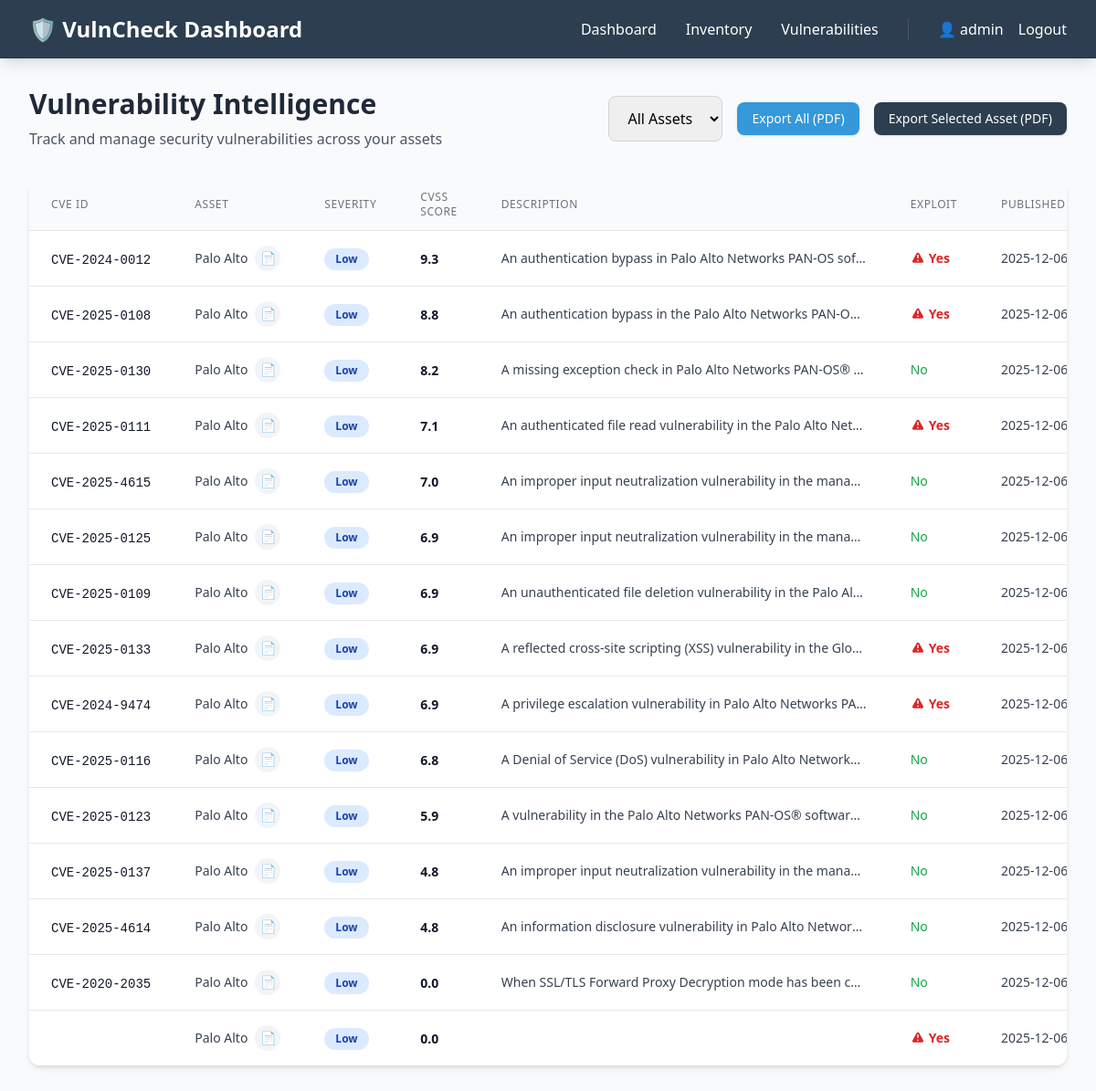
Screenshot of /vulnerabilities (signed in) with the database file from the repository.
### tables this page shows
CREATE TABLE users (
            id INTEGER PRIMARY KEY AUTOINCREMENT,
            username TEXT UNIQUE NOT NULL,
            email TEXT UNIQUE NOT NULL,
            password_hash TEXT NOT NULL,
            created_at TIMESTAMP DEFAULT CURRENT_TIMESTAMP
        );

CREATE TABLE vulnerabilities (
            id INTEGER PRIMARY KEY AUTOINCREMENT,
            cve_id TEXT UNIQUE NOT NULL,
            asset_id INTEGER,
            severity TEXT,
            cvss_score REAL,
            epss_score REAL,
            description TEXT,
            exploit_available INTEGER,
            public_exploit INTEGER,
            commercial_exploit INTEGER,
            weaponized_exploit INTEGER,
            published_date DATE,
            status TEXT,
            last_updated TIMESTAMP DEFAULT CURRENT_TIMESTAMP,
            FOREIGN KEY (asset_id) REFERENCES assets(id) ON DELETE CASCADE
        );

CREATE TABLE assets (
            id INTEGER PRIMARY KEY AUTOINCREMENT,
            name TEXT NOT NULL,
            type TEXT NOT NULL,
            cpe_string TEXT,
            ip_address TEXT,
            software TEXT,
            version TEXT,
            criticality TEXT,
            added_date DATE,
            user_id INTEGER,
            FOREIGN KEY (user_id) REFERENCES users(id)
        );

### app.py (the view)
@app.route('/vulnerabilities')
@login_required
def vulnerabilities_view():
    conn = get_db()
    cursor = conn.cursor()
    cursor.execute("SELECT * FROM assets WHERE user_id = ?", (current_user.id,))
    assets = [dict_from_row(row) for row in cursor.fetchall()]
    cursor.execute("""
        SELECT v.*, a.name as asset_name
        FROM vulnerabilities v
        JOIN assets a ON v.asset_id = a.id
        WHERE a.user_id = ?
        ORDER BY v.cvss_score DESC, v.last_updated DESC
    """, (current_user.id,))
    vulnerabilities = [dict_from_row(row) for row in cursor.fetchall()]
    return render_template('vulnerabilities.html', vulnerabilities=vulnerabilities, assets=assets)

### app.py (called while the page is built)
@login_manager.user_loader
def load_user(user_id):
    conn = get_db()
    cursor = conn.cursor()
    cursor.execute("SELECT * FROM users WHERE id = ?", (user_id,))
    user_data = cursor.fetchone()
    if user_data:
        return User(user_data[0], user_data[1], user_data[2])
    return None

def get_db():
    if 'db' not in g:
        g.db = sqlite3.connect(DATABASE)
        g.db.row_factory = sqlite3.Row
    return g.db

@app.before_request
def setup_vulncheck_api():
    if 'vulncheck_api' not in g:
        g.vulncheck_api = VulnCheckAPI(app.config['VULNCHECK_API_KEY'], app.config['VULNCHECK_BASE_URL'])

def dict_from_row(row):
    return dict(zip(row.keys(), row)) if row else None

### templates/vulnerabilities.html (shortened to what this page needs)
{% extends "base.html" %}
{% block content %}
<div class="flex justify-between items-center mb-8">
    <div>
        <h2 class="text-3xl font-bold text-gray-800">Vulnerability Intelligence</h2>
        <p class="text-gray-600 mt-2">Track and manage security vulnerabilities across your assets</p>
    </div>
    <div class="flex items-center space-x-4">
        <select id="assetFilter"
                class="px-4 py-3 border border-gray-300 rounded-lg focus:ring-2 focus:ring-primary focus:border-transparent transition duration-150">
            <option value="">All Assets</option>
        </select>
        <a href="{{ url_for('export_vulnerabilities_pdf') }}"
           class="bg-primary text-white px-4 py-2 rounded-lg shadow hover:opacity-95 transition duration-150 text-sm">
            Export All (PDF)
        </a>
        <button id="exportSelectedBtn"
                class="bg-secondary text-white px-4 py-2 rounded-lg shadow hover:opacity-95 transition duration-150 text-sm">
            Export Selected Asset (PDF)
        </button>
    </div>
</div>
<div class="bg-white rounded-xl shadow-md overflow-hidden">
    <div class="overflow-x-auto">
        <table class="min-w-full divide-y divide-gray-200">
            <thead class="bg-gray-50">
                <tr>
                    <th class="px-6 py-3 text-left text-xs font-medium text-gray-500 uppercase tracking-wider">CVE ID</th>
                    <th class="px-6 py-3 text-left text-xs font-medium text-gray-500 uppercase tracking-wider">Asset</th>
                    <th class="px-6 py-3 text-left text-xs font-medium text-gray-500 uppercase tracking-wider">Severity</th>
                    <th class="px-6 py-3 text-left text-xs font-medium text-gray-500 uppercase tracking-wider">CVSS Score</th>
                    <th class="px-6 py-3 text-left text-xs font-medium text-gray-500 uppercase tracking-wider">Description</th>
                    <th class="px-6 py-3 text-left text-xs font-medium text-gray-500 uppercase tracking-wider">Exploit</th>
                    <th class="px-6 py-3 text-left text-xs font-medium text-gray-500 uppercase tracking-wider">Published</th>
                </tr>
            </thead>
            <tbody id="vulnTableBody" class="bg-white divide-y divide-gray-200">
                {% for vuln in vulnerabilities %}
                <tr data-asset-id="{{ vuln.asset_id }}" class="hover:bg-gray-50 transition duration-150">
                    <td class="px-6 py-4 whitespace-nowrap">
                        <span class="text-sm font-medium text-gray-900 font-mono">{{ vuln.cve_id }}</span>
                    </td>
                    <td class="px-6 py-4 whitespace-nowrap text-sm text-gray-700 flex items-center space-x-2">
                        <span>{{ vuln.asset_name }}</span>
                        <a href="{{ url_for('export_asset_vulnerabilities_pdf', asset_id=vuln.asset_id) }}"
                           title="Export vulnerabilities for this asset (PDF)"
                           class="inline-flex items-center justify-center w-7 h-7 rounded-full bg-gray-100 hover:bg-gray-200 text-sm text-gray-700 transition">
                            📄
                        </a>
                    </td>
                    <td class="px-6 py-4 whitespace-nowrap">
                        {% if vuln.severity == 'Critical' %}
                        <span class="inline-flex px-3 py-1 text-xs font-semibold rounded-full bg-red-100 text-red-800">
                            Critical
                        </span>
                        {% elif vuln.severity == 'High' %}
                        <span class="inline-flex px-3 py-1 text-xs font-semibold rounded-full bg-orange-100 text-orange-800">
                            High
                        </span>
                        {% elif vuln.severity == 'Medium' %}
                        <span class="inline-flex px-3 py-1 text-xs font-semibold rounded-full bg-yellow-100 text-yellow-800">
                            Medium
                        </span>
                        {% else %}
                        <span class="inline-flex px-3 py-1 text-xs font-semibold rounded-full bg-blue-100 text-blue-800">
                            Low
                        </span>
                        {% endif %}
                    </td>
                    <td class="px-6 py-4 whitespace-nowrap">
                        <span class="text-sm font-bold text-gray-900">{{ vuln.cvss_score }}</span>
                    </td>
                    <td class="px-6 py-4 text-sm text-gray-700 max-w-md">
                        <div class="truncate">{{ vuln.description[:100] }}{% if vuln.description|length > 100 %}...{% endif %}</div>
                    </td>
                    <td class="px-6 py-4 whitespace-nowrap text-sm">
                        {% if vuln.exploit_available %}
                        <span class="text-red-600 font-semibold flex items-center">
                            Yes
                        </span>
                        {% else %}
                        <span class="text-green-600">No</span>
                        {% endif %}
                    </td>
                    <td class="px-6 py-4 whitespace-nowrap text-sm text-gray-700">
                        {{ vuln.published_date }}
                    </td>
                </tr>
                {% endfor %}
            </tbody>
        </table>
    </div>
</div>
{% endblock %}

### templates/base.html (shortened to what this page needs)
<!DOCTYPE html>
<html lang="en">
<head>
    <script src="https://cdn.tailwindcss.com"></script>
</head>
<body class="bg-gray-50">
    {% if current_user.is_authenticated %}
    <nav class="bg-secondary shadow-lg">
        <div class="max-w-7xl mx-auto px-4 sm:px-6 lg:px-8">
            <div class="flex justify-between h-16">
                <div class="flex items-center">
                    <h1 class="text-white text-2xl font-bold">🛡️ VulnCheck Dashboard</h1>
                </div>
                <div class="flex items-center space-x-8">
                    <a href="{{ url_for('dashboard') }}" class="text-white hover:text-gray-300 font-medium transition duration-150">
                        Dashboard
                    </a>
                    <a href="{{ url_for('inventory') }}" class="text-white hover:text-gray-300 font-medium transition duration-150">
                        Inventory
                    </a>
                    <a href="{{ url_for('vulnerabilities_view') }}" class="text-white hover:text-gray-300 font-medium transition duration-150">
                        Vulnerabilities
                    </a>
                    <div class="border-l border-gray-600 pl-8 flex items-center space-x-4">
                        <span class="text-white">👤 {{ current_user.username }}</span>
                        <a href="{{ url_for('logout') }}" class="text-white hover:text-gray-300 font-medium transition duration-150">
                            Logout
                        </a>
                    </div>
                </div>
            </div>
        </div>
    </nav>
    {% endif %}
    <div class="max-w-7xl mx-auto px-4 sm:px-6 lg:px-8 py-8">
        {% block content %}{% endblock %}
    </div>
</body>
</html>

### rows the page displays
users: username "admin"
vulnerabilities: cve_id "CVE-2024-0012", asset_name "Palo Alto", severity "Low", cvss_score "9.3", description "An authentication bypass in Palo Alto Networks PAN-OS sof…", exploit_available 1 (drawn), published_date "2025-12-06"
vulnerabilities: cve_id "CVE-2025-0108", asset_name "Palo Alto", severity "Low", cvss_score "8.8", description "An authentication bypass in the Palo Alto Networks PAN-O…", exploit_available 1 (drawn), published_date "2025-12-06"
vulnerabilities: cve_id "CVE-2025-0130", asset_name "Palo Alto", severity "Low", cvss_score "8.2", description "A missing exception check in Palo Alto Networks PAN-OS®…", exploit_available "No", published_date "2025-12-06"
vulnerabilities: cve_id "CVE-2025-0111", asset_name "Palo Alto", severity "Low", cvss_score "7.1", description "An authenticated file read vulnerability in the Palo Alto Net…", exploit_available 1 (drawn), published_date "2025-12-06"
vulnerabilities: cve_id "CVE-2025-4615", asset_name "Palo Alto", severity "Low", cvss_score "7.0", description "An improper input neutralization vulnerability in the mana…", exploit_available "No", published_date "2025-12-06"
vulnerabilities: cve_id "CVE-2025-0125", asset_name "Palo Alto", severity "Low", cvss_score "6.9", description "An improper input neutralization vulnerability in the mana…", exploit_available "No", published_date "2025-12-06"
vulnerabilities: cve_id "CVE-2025-0109", asset_name "Palo Alto", severity "Low", cvss_score "6.9", description "An unauthenticated file deletion vulnerability in the Palo Al…", exploit_available "No", published_date "2025-12-06"
vulnerabilities: cve_id "CVE-2025-0133", asset_name "Palo Alto", severity "Low", cvss_score "6.9", description "A reflected cross-site scripting (XSS) vulnerability in the Glo…", exploit_available 1 (drawn), published_date "2025-12-06"
vulnerabilities: cve_id "CVE-2024-9474", asset_name "Palo Alto", severity "Low", cvss_score "6.9", description "A privilege escalation vulnerability in Palo Alto Networks PA…", exploit_available 1 (drawn), published_date "2025-12-06"
vulnerabilities: cve_id "CVE-2025-0116", asset_name "Palo Alto", severity "Low", cvss_score "6.8", description "A Denial of Service (DoS) vulnerability in Palo Alto Network…", exploit_available "No", published_date "2025-12-06"
vulnerabilities: cve_id "CVE-2025-0123", asset_name "Palo Alto", severity "Low", cvss_score "5.9", description "A vulnerability in the Palo Alto Networks PAN-OS® softwar…", exploit_available "No", published_date "2025-12-06"
vulnerabilities: cve_id "CVE-2025-0137", asset_name "Palo Alto", severity "Low", cvss_score "4.8", description "An improper input neutralization vulnerability in the mana…", exploit_available "No", published_date "2025-12-06"
vulnerabilities: cve_id "CVE-2025-4614", asset_name "Palo Alto", severity "Low", cvss_score "4.8", description "An information disclosure vulnerability in Palo Alto Networ…", exploit_available "No", published_date "2025-12-06"
vulnerabilities: cve_id "CVE-2020-2035", asset_name "Palo Alto", severity "Low", cvss_score "0.0", description "When SSL/TLS Forward Proxy Decryption mode has been c…", exploit_available "No", published_date "2025-12-06"
vulnerabilities: asset_name "Palo Alto", severity "Low", cvss_score "0.0", exploit_available 1 (drawn), published_date "2025-12-06"
